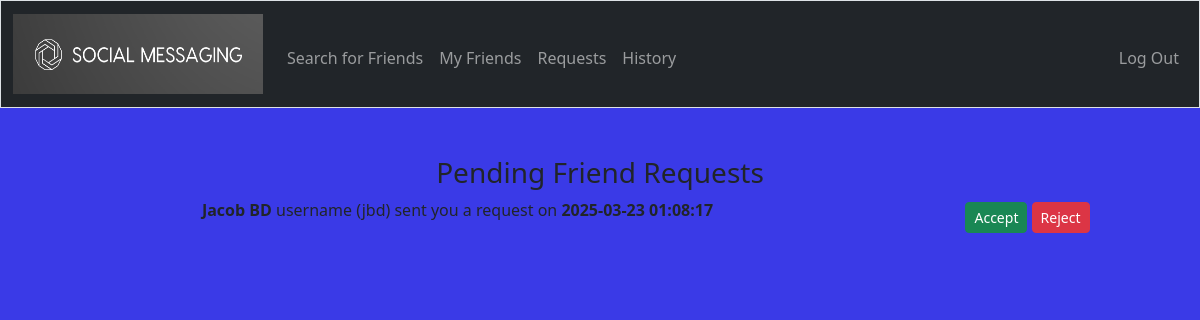
/requests (signed in), run on an earlier commit of the app's database.
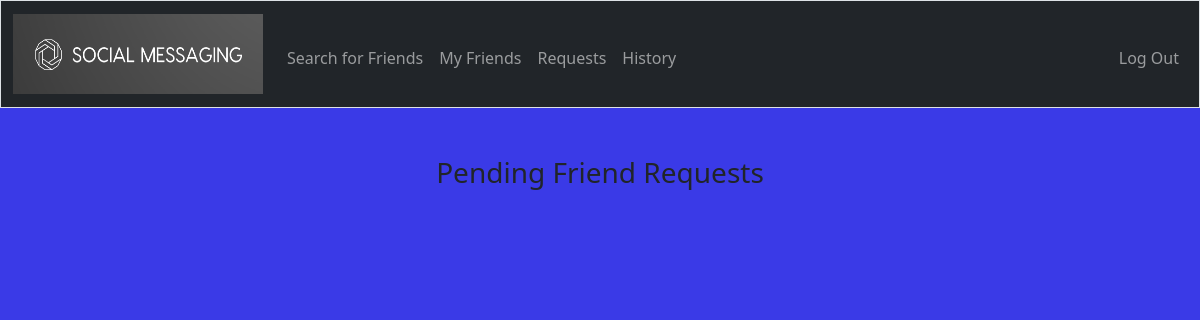
And on a later commit of the database.
### tables this page shows
CREATE TABLE friends (
    id INTEGER PRIMARY KEY,
    requester_id INTEGER,     -- The user who sent the friend request
    addressee_id INTEGER,     -- The user who received the friend request
    status TEXT CHECK(status IN ('pending', 'accepted')),
    request_date DATETIME DEFAULT CURRENT_TIMESTAMP,
    FOREIGN KEY (requester_id) REFERENCES users(id),
    FOREIGN KEY (addressee_id) REFERENCES users(id),
    UNIQUE(requester_id, addressee_id)
);

CREATE TABLE users (
    id INTEGER PRIMARY KEY,
    username TEXT UNIQUE,
    hash TEXT,
    full_name TEXT,
    country TEXT
);

### app.py (the view)
@app.route("/requests")
@login_required
def check_requests():
    addressee_id = session["user_id"]  # The logged-in user receiving requests
    requests = db.execute(
        "SELECT u.username, u.full_name, f.requester_id, f.request_date "
        "FROM friends f JOIN users u ON u.id = f.requester_id "
        "WHERE f.addressee_id = ? AND f.status = 'pending'",
        addressee_id
    )
    return render_template("requests.html", requests=requests)

### app.py (called while the page is built)
@app.after_request
def after_request(response):
    response.headers["Cache-Control"] = "no-cache, no-store, must-revalidate"
    response.headers["Expires"] = 0
    response.headers["Pragma"] = "no-cache"
    return response

### helpers.py (called while the page is built)
def login_required(f):
    @wraps(f)
    def decorated_function(*args, **kwargs):
        if session.get("user_id") is None:
            return redirect("/login")
        return f(*args, **kwargs)
    return decorated_function

### templates/requests.html (shortened to what this page needs)
{% extends "layout.html" %}
{% block main %}
    <h3>Pending Friend Requests</h3>
    {% for request in requests %}
        <div class="row mb-2 align-items-center">
            <div class="col-sm-9">
                <p> <b>{{ request.full_name }}</b>  username ({{ request.username }}) sent you a request on <b>{{ request.request_date }}</b></p>
            </div>
            <div class="col-sm-3">
                <form action="/accept" method="post" class="d-inline">
                    <button class="btn btn-success btn-sm" type="submit">Accept</button>
                </form>
                <form action="/reject" method="post" class="d-inline">
                    <button class="btn btn-danger btn-sm" type="submit">Reject</button>
                </form>
            </div>
        </div>
    {% endfor %}
{% endblock %}

### templates/layout.html (shortened to what this page needs)
<!DOCTYPE html>
<html lang="en">
<head>
        <link href="https://cdn.jsdelivr.net/npm/bootstrap@5.3.3/dist/css/bootstrap.min.css" rel="stylesheet">
        <link href="/static/styles.css" rel="stylesheet">
</head>
    <body style="background-color: #3a3ae7;">
        <nav class="bg-dark border navbar navbar-expand-md navbar-dark">
            <div class="container-fluid">
            <a class="navbar-brand" href="/">
                        <img src="/static/sm_logo.png" alt="Social Messaging logo" width="250" height="80">
                      </a>
                <div class="collapse navbar-collapse" id="navbar">
                    {% if session["user_id"] %}
                        <ul class="navbar-nav me-auto mt-2">
                            <li class="nav-item"><a class="nav-link" href="/search">Search for Friends</a></li>
                            <li class="nav-item"><a class="nav-link" href="/friends">My Friends</a></li>
                            <li class="nav-item"><a class="nav-link" href="/requests">Requests</a></li>
                            <li class="nav-item"><a class="nav-link" href="/history">History</a></li>
                        </ul>
                        <ul class="navbar-nav ms-auto mt-2">
                            <li class="nav-item"><a class="nav-link" href="/logout">Log Out</a></li>
                        </ul>
                    {% else %}
                        <ul class="navbar-nav ms-auto mt-2">
                            <li class="nav-item"><a class="nav-link" href="/register">Register</a></li>
                            <li class="nav-item"><a class="nav-link" href="/login">Log In</a></li>
                        </ul>
                    {% endif %}
                </div>
            </div>
        </nav>
        <main class="container py-5 text-center">
            {% block main %}{% endblock %}
        </main>
    </body>
</html>

### static/styles.css (style rules this page uses)
nav .navbar-brand { font-size: xx-large; }

### templates/layout.html (style rules this page uses)
.navbar-dark .navbar-brand { color: white; }

What changed in the data, as far as the page shows it:
no longer on this page (row edited): friends: full_name "Jacob BD", username "jbd", request_date "2025-03-23 01:08:17"
